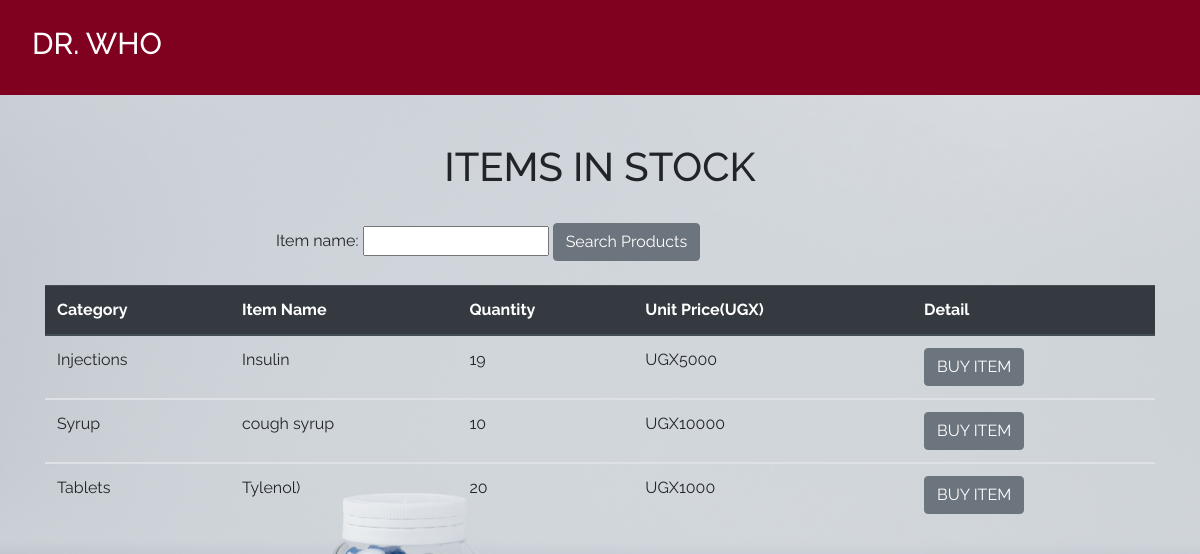
The app's page /index/ with its own data.
### daawa/models.py (models this page shows, shortened)
class Product(models.Model):
    category_name = models.ForeignKey(Category,on_delete=models.CASCADE, null=True, blank=True)
    item_name = models.CharField(max_length = 50, null = True, blank = True)
    total_quantity = models.IntegerField(default = 0, null = True, blank = True)
    issuied_quantity = models.IntegerField(default = 0, null = True, blank = True)
    received_quantity = models.IntegerField(default = 0, null = True, blank = True)
    unit_price = models.IntegerField(default = 0, null = True, blank = True)
    manufacturer = models.CharField(max_length = 50, null = True, blank = True)
    brand = models.CharField(max_length = 50, null = True, blank = True)

class Category(models.Model):
    name = models.CharField(max_length = 50, null = True, blank = True)
    def __str__(self):
        return self.name

### daawa/views.py (the view)
# urls.py: path('index/', views.index, name = "index"),
def index(request):
    products = Product.objects.all().order_by('-id')
    products_filters = Product_filter(request.GET, queryset = products)
    products = products_filters.qs
    return render(request, 'products/index.html', {'products':products, 'product_filters':products_filters})

### templates/products/index.html
{% extends 'products/base.html'%} {% block content%}
<br></br>
<div class = "container">
  <h1 class= "text-center">ITEMS IN STOCK</h1>
  <br>
  <div class = "container">
    <form action = "" method = "GET">
      {{product_filters.form}} <input type = "submit" value = "Search Products" class="btn btn-secondary btn"/>
    </form>
  </div>
  <br>
  <table class="table">
    <thead class="thead-dark">
      <tr>
        <th scope="col">Category</th>
        <th scope="col">Item Name</th>
        <th scope="col">Quantity</th>
        <th scope="col">Unit Price(UGX)</th>
        <th scope = "col">Detail</th>
      </tr>
    </thead>
    {% for product in products%}
    <tbody>
      <tr>
        <td>{{product.category_name}}</td>
        <td>{{product.item_name}}</td>
        <td>{{product.total_quantity}}</td>
        <td>UGX{{product.unit_price}}</td>
        <td><a href="{% url 'product_detail' product.id %}"
              ><input
                type="submit"
                value="BUY ITEM"
                class="btn btn-secondary btn"
                type="button"
            /></a></td>
      </tr>
    </tbody>
    {% endfor %}
  </table>
</div>
{% endblock%}

### templates/products/base.html (shortened to what this page needs)
{% load static%}
<!DOCTYPE html>
<html lang="en">
<head>
    <link rel="stylesheet" href="https://stackpath.bootstrapcdn.com/bootstrap/4.5.2/css/bootstrap.min.css">
    <link rel = "stylesheet" href = {% static 'css/main.css'%}>
</head>
<body>
    <nav class="navbar navbar-expand-lg navbar-dark ">
        <a class="nav-link" href=""><h1 class="navbar-brand" style = "font-size: 25px">DR. WHO</h1></a>
     </nav>
    {% block content%}
    {% endblock%}
</body>
</html>

### daawa/static/css/main.css (style rules this page uses)
html,body { position: relative; overflow-x: hidden; background: url('/static/images/img6.jpg'); width: 100% !important; height: 100vh; display: table; position: relative; background-position: center; background-attachment: scroll; -o-background-size: cover; -moz-background-size: cover; -webkit-background-size: cover; background-size: cover; background-repeat: no-repeat; }
body { background-color: hsl(0, 0%, 98%); font-family: 'raleway'; }
form { width: 60%; margin: 0 auto; }
.navbar { background-color: #800020; }
.navbar-brand { font-size: 30px !important; }

### records on screen
Product: category_name "Injections", item_name "Insulin", total_quantity "19", unit_price "5000"
Product: category_name "Syrup", item_name "cough syrup", total_quantity "10", unit_price "10000"
Product: category_name "Tablets", item_name "Tylenol)", total_quantity "20", unit_price "1000"
